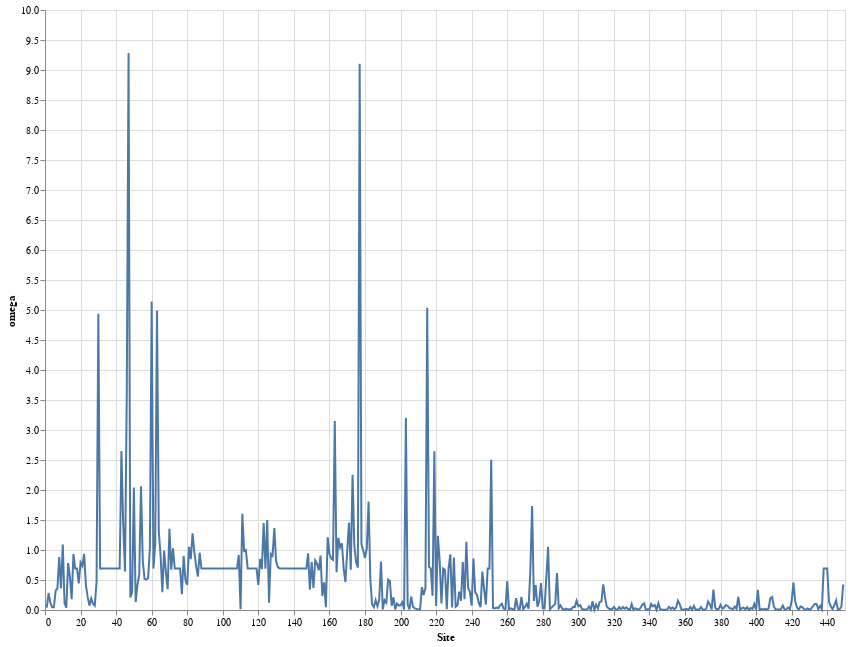

Notebook source saved alongside this figure:
### Markdown cell above
## Visualizations

### Code cell
# Basic plot
source = df

line = alt.Chart(source).mark_line().encode(
    x='Site',
    y=alt.Y('omega'), 
).properties(
    width=800,
    height=600)

line

### Figure 1 — Vega-Lite specification as saved in the notebook (floating-point values rounded to 4 significant figures; data arrays with more than 128 entries replaced by an {"elided": "..."} marker saying what was removed)
{"config": {"view": {"continuousWidth": 400, "continuousHeight": 300}}, "data": {"name": "data-38e86269a03369e3c09efb410c1365e3"}, "mark": "line", "encoding": {"x": {"type": "quantitative", "field": "Site"}, "y": {"type": "quantitative", "field": "omega"}}, "height": 600, "width": 800, "$schema": "https://vega.github.io/schema/vega-lite/v4.8.1.json", "datasets": {"data-38e86269a03369e3c09efb410c1365e3": {"elided": "449 records"}}}
